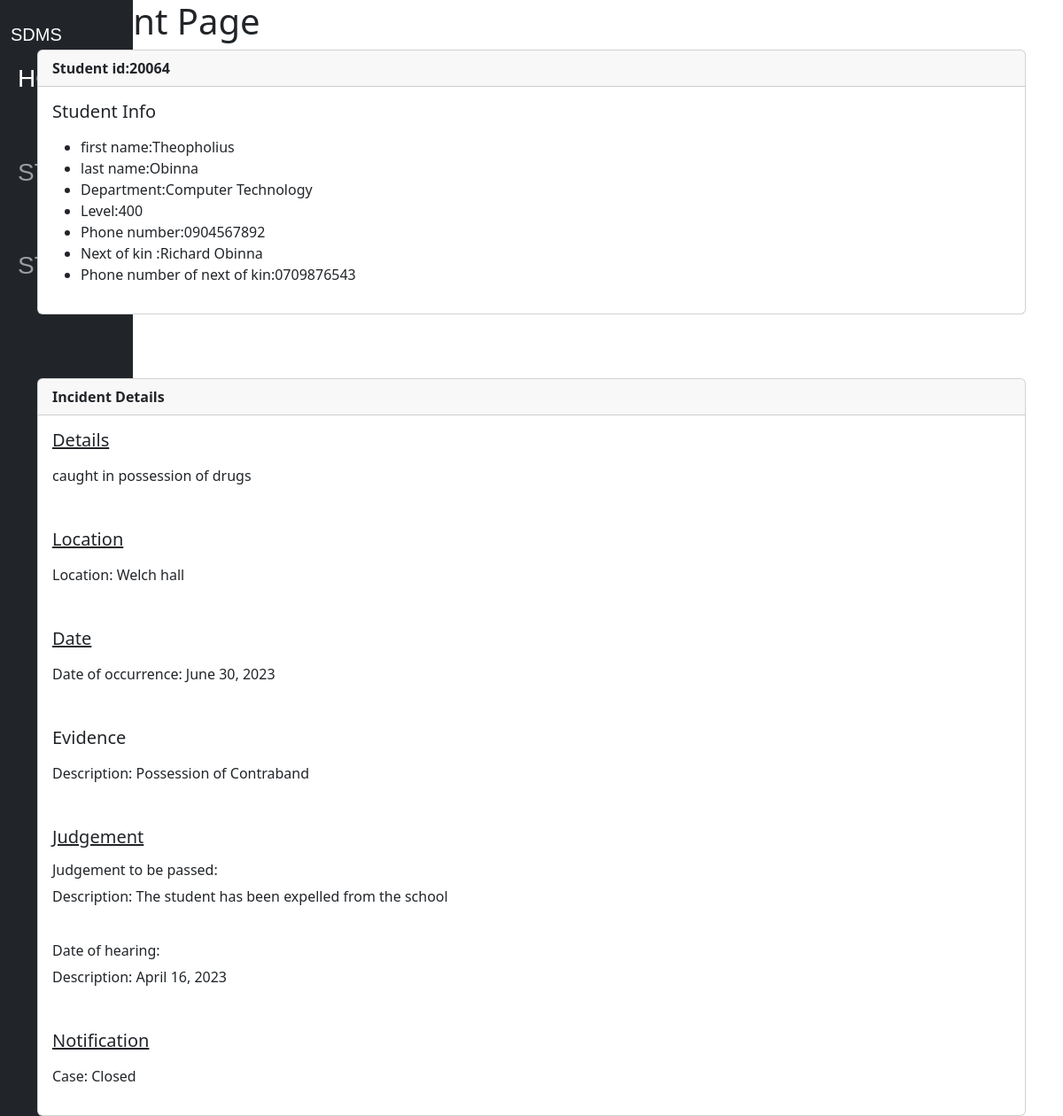
The page /student/20064/ (signed in) on the database its author committed.
### main/models.py (models this page shows, shortened)
class Student(models.Model):
    Stud_ID = models.IntegerField(primary_key=True)
    FName = models.CharField(max_length=50)
    LName = models.CharField(max_length=50)
    Dept = models.CharField(max_length=45)
    Levl = models.IntegerField()
    Phone_No = models.CharField(max_length=11)
    Next_of_Kin = models.CharField(max_length=50)
    password=models.CharField(max_length=6)
    Next_of_Kin_Phone_No = models.CharField(max_length=11)

class Incidents(models.Model):
    Incident_No = models.CharField(max_length=5, primary_key=True)
    Date_of_Occurence = models.DateField()
    Location = models.CharField(max_length=25)
    Descr = models.TextField()
    Stud_ID = models.ForeignKey(Student, on_delete=models.CASCADE)

class Evidence(models.Model):
    Evidence_No = models.CharField(max_length=5, primary_key=True)
    Ev_Type = models.CharField(max_length=30)
    Details = models.TextField()
    Incident_No = models.ForeignKey(Incidents, on_delete=models.CASCADE)
    Stud_ID = models.ForeignKey(Student, on_delete=models.CASCADE)

class Disciplinary_Actions(models.Model):
    Case_No = models.CharField(max_length=5, primary_key=True)
    Date_of_Hearing = models.DateField()
    Penance_Type = models.CharField(max_length=50)
    Penance_Details = models.TextField()
    Stud_ID = models.ForeignKey(Student, on_delete=models.CASCADE)
    Incident_No = models.ForeignKey(Incidents, on_delete=models.CASCADE)

class Records(models.Model):
    Record_No = models.CharField(max_length=5, primary_key=True)
    Case_Status = models.CharField(max_length=50)
    Stud_ID = models.ForeignKey(Student, on_delete=models.CASCADE)
    Incident_No = models.ForeignKey(Incidents, on_delete=models.CASCADE)
    Case_No = models.ForeignKey(Disciplinary_Actions, on_delete=models.CASCADE)

### main/views.py (the view)
# urls.py: path('student/<int:pk>/',views.student,name='student'),
def student(request,pk):
    students = get_object_or_404(Student, pk=pk)
    incidents = Incidents.objects.filter(Stud_ID=pk)
    discipline = Disciplinary_Actions.objects.filter(Stud_ID=pk)
    record = Records.objects.filter(Stud_ID=pk)
    evidence = Evidence.objects.filter(Stud_ID=pk)
    return render(request,'student.html',{'students':students,'incidents':incidents, 'discipline':discipline,'record':record,'evidence':evidence})

### main/Templates/student.html
{%extends 'base.html' %}
{% block content %}
<h1> Student Page</h1>
<div class="card">
    <div class="card-header">
      <strong>Student id:{{students.Stud_ID}}</strong>
    </div>
    <div class="card-body">
      <h5 class="card-title">Student Info</h5>
      <p class="card-text">
    <ul>
        <li>first name:{{students.FName}}</li>
        <li>last name:{{students.LName}}</li>
        <li>Department:{{students.Dept}}</li>
        <li>Level:{{students.Levl}}</li>
        <li>Phone number:{{students.Phone_No}}</li>
        <li>Next of kin :{{students.Next_of_Kin}}</li>
        <li>Phone number of next of kin:{{students.Next_of_Kin_Phone_No}}</li>
    </ul>
      </p>
    </div>
  </div>
<br/>
<br/>
<br/>
<div class="card">
  <div class="card-header">
    <strong>Incident Details</strong>
  </div>
  <div class="card-body">
    <u><h5 class="card-title">Details</h5></u>
    <p class="card-text">
      {% for incident in incidents %}
          <p>{{ incident.Descr }}</p>
      {% endfor %}
    </p>
  </div>
  <div class="card-body">
    <u><h5 class="card-title">Location</h5></u>
    <p class="card-text">
      {% for incident in incidents %}
          <p>Location: {{ incident.Location }}</p>
      {% endfor %}
    </p>
  </div>
  <div class="card-body">
    <u><h5 class="card-title">Date</h5></u>
    <p class="card-text">
      {% for incident in incidents %}
          <p>Date of occurrence: {{ incident.Date_of_Occurence }}</p>
      {% endfor %}
    </p>
  </div>
  <div class="card-body">
    <h5 class="card-title">Evidence</h5>
    <p class="card-text">
      {% for evi in evidence %}
      <p>Description: {{ evi.Details }}</p>
      {% endfor %}
    </p>
  </div>
  <div class="card-body">
    <u><h5 class="card-title">Judgement</h5></u>
    <p class="card-text">
      <h6> Judgement to be passed:</h6> {% for disc in discipline %}
      <p>Description: {{ disc.Penance_Details }}</p>
  {% endfor %}
      <br/>
      <h6>Date of hearing:</h6>{% for disc in discipline %}
      <p>Description: {{ disc.Date_of_Hearing }}</p>
  {% endfor %}
    </p>
  </div>
  <div class="card-body">
    <u><h5 class="card-title">Notification</h5></u>
    <p class="card-text">
      {% for rec in record %}
      <p>Case: {{ rec.Case_Status}}</p>
  {% endfor %}
    </p>
  </div>
</div>
{% endblock %}

### rows shown on the page
Student: Stud_ID "20064", FName "Theopholius", LName "Obinna", Dept "Computer Technology", Levl "400", Phone_No "0904567892", Next_of_Kin "Richard Obinna", Next_of_Kin_Phone_No "0709876543"
Incidents: Descr "caught in possession of drugs", Location "Welch hall", Date_of_Occurence "June 30, 2023"
Evidence: Details "Possession of Contraband"
Disciplinary_Actions: Penance_Details "The student has been expelled from the school", Date_of_Hearing "April 16, 2023"
Records: Case_Status "Closed"
